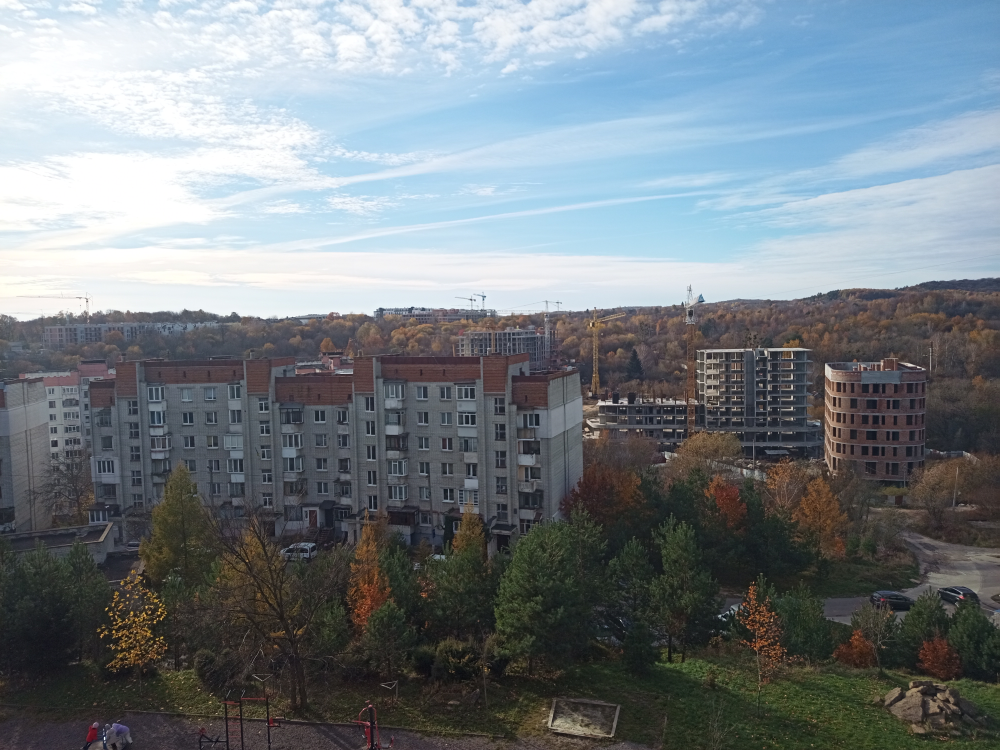
#> input picture CameraCalibration/TestImag1.jpg, 4000 x 3000 px, given in place of FullCars.mp4, which was not available (shown at 1/4 size)
$ python ObjectDetectRealtimeWrite.py
#> lines starting #> are read from the running program, lines starting #| are printed output that depends on the picture
#> in play_and_detect, frame is the input picture: shape (3000, 4000, 3); mean B, G, R 131.8, 126.1, 117.8
import cv2
import numpy as np
import time
from collections import deque

# Global parameters
bitBrightSelector = 0.65
bitThresh = 40

# [152 lines left out: functions align_images, compute_intersection, highlight_motion, not called in this run]

def crop_frame(frame, crop_percentage):
    # Crop the central square region
#> called with crop_percentage = 70
    height, width = frame.shape[:2]
#> height = 3000; width = 4000
    crop_size_y, crop_size_x = int(height * (crop_percentage / 100.0)), int(width * (crop_percentage / 100.0))
#> crop_size_y = 2100; crop_size_x = 2800
    center_x, center_y = width // 2, height // 2
#> center_x = 2000; center_y = 1500
    x1 = max(center_x - crop_size_x // 2, 0)
#> x1 = 600
    x2 = min(center_x + crop_size_x // 2, width)
#> x2 = 3400
    y1 = max(center_y - crop_size_y // 2, 0)
#> y1 = 450
    y2 = min(center_y + crop_size_y // 2, height)
#> y2 = 2550

    return frame[y1:y2, x1:x2]
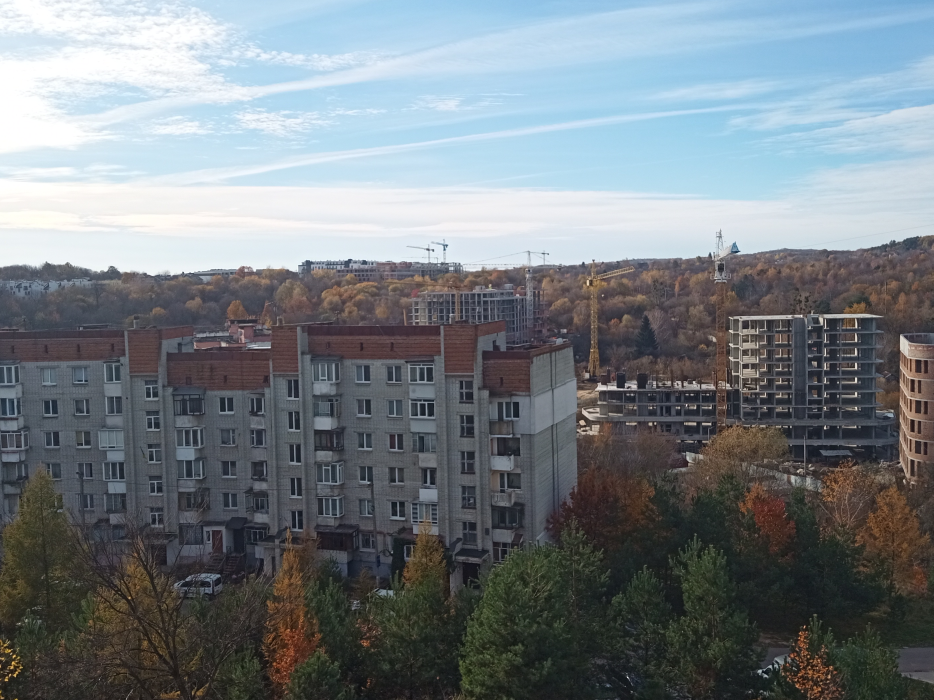
#> returned value: shape (2100, 2800, 3) (shown at 1/3 size); mean of channels 0, 1, 2 130.6, 125.4, 118; drawn as B, G, R

def play_and_detect(videoFile, start_time=0, end_time=None, save_output=False, output_file="output_with_motion.avi", crop_percentage=70):
    cap = cv2.VideoCapture(videoFile)
    if not cap.isOpened():
        print("Error: Cannot open video.")
        return

    fps = cap.get(cv2.CAP_PROP_FPS)
    width  = int(cap.get(cv2.CAP_PROP_FRAME_WIDTH)*crop_percentage/ 100.0)
    height = int(cap.get(cv2.CAP_PROP_FRAME_HEIGHT)*crop_percentage/ 100.0)
    total_frames = int(cap.get(cv2.CAP_PROP_FRAME_COUNT))
    total_time = total_frames / fps

    if end_time is None or end_time > total_time:
        end_time = total_time

    cap.set(cv2.CAP_PROP_POS_FRAMES, int(start_time * fps))
    current_time = start_time

    # Setup video writer
    writer = None
    if save_output:
        fourcc = cv2.VideoWriter_fourcc(*'XVID')
        writer = cv2.VideoWriter(output_file, fourcc, fps, (width, height))

    ret, frame = cap.read()
    if not ret:
        print("Error: Cannot read first frame.")
        return
    prev_frame = crop_frame(frame, crop_percentage)

    while cap.isOpened() and current_time <= end_time:
        frame_number = int(current_time * fps)
        cap.set(cv2.CAP_PROP_POS_FRAMES, frame_number)
        ret, frame = cap.read()
        if not ret:
            break

        start_tick = cv2.getTickCount()  #Start timing

        curr_frame = crop_frame(frame, crop_percentage)
        annotated_frame = highlight_motion(prev_frame, curr_frame)

        end_tick = cv2.getTickCount()  #End timing
        time_ms = (end_tick - start_tick) / cv2.getTickFrequency() * 1000  # convert to ms


        cv2.imshow("Real-time Object Detection", annotated_frame)
        if save_output:
            writer.write(annotated_frame)

        key = cv2.waitKey(int(1000 / fps))
        if key == 27:  # ESC
            break

        prev_frame = curr_frame
        current_time += 3 / fps
        print(f"Real-time Object Detection - {time_ms:.2f} ms")

    cap.release()
    if writer:
        writer.release()
    cv2.destroyAllWindows()

# Play from 33s to 60s, enable GPU, smoothing, and save output
play_and_detect("FullCars.mp4", start_time=35, end_time=80, save_output=True)

# "orlan.mp4", start_time=11,
# "FullCars.mp4", start_time=35,
# "pidor2.mp4", start_time=0,
# "stableBalcony.mp4", start_time=18,
# "wavedBalcony.mp4", start_time=0,
# "Stadium.mp4", start_time=0,

$ run again, on CameraCalibration/TestImag3.jpg
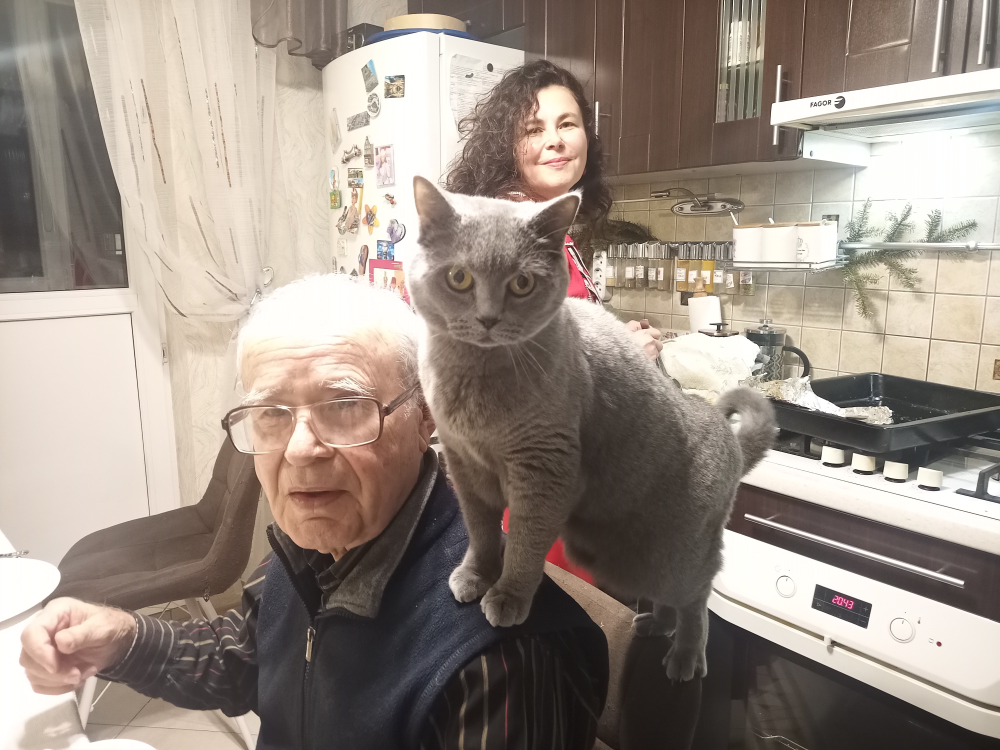
#> input picture CameraCalibration/TestImag3.jpg, 4000 x 3000 px, given in place of FullCars.mp4, which was not available (shown at 1/4 size)
#> in play_and_detect, frame is the input picture: shape (3000, 4000, 3); mean B, G, R 133.4, 143.2, 154.9
#> in crop_frame, `return frame[y1:y2, x1:x2]`:
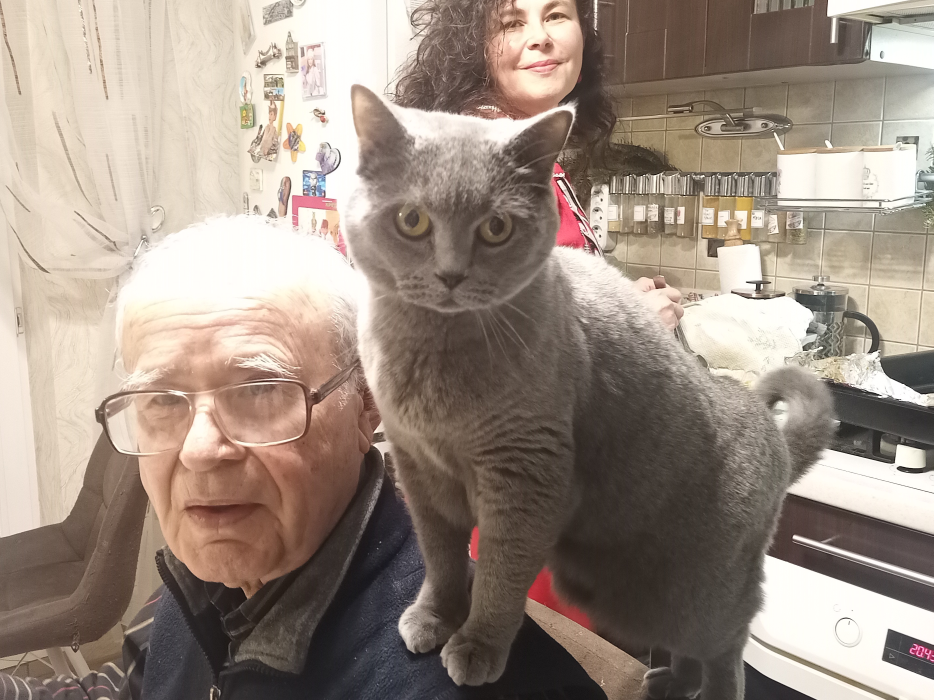
#> returned value: shape (2100, 2800, 3) (shown at 1/3 size); mean of channels 0, 1, 2 129.9, 141.3, 155.9; drawn as B, G, R
